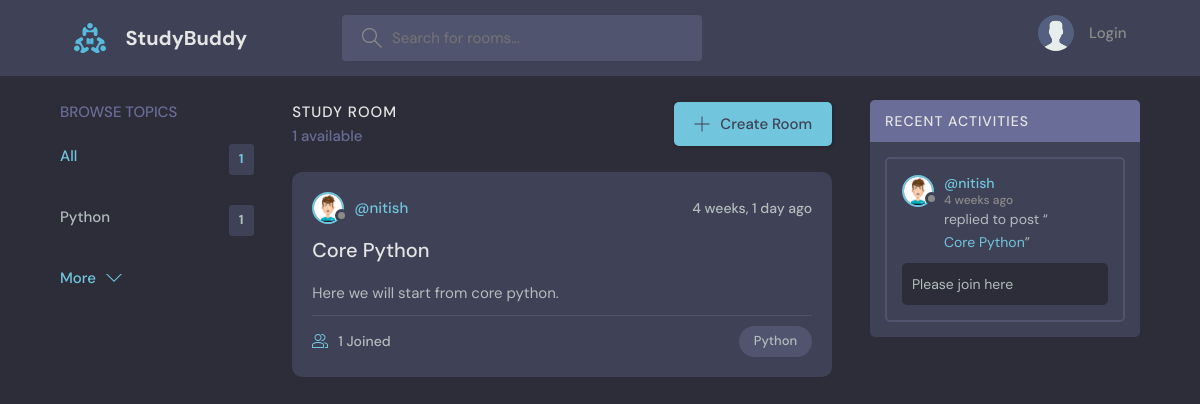
/, run on an earlier commit of the app's database.
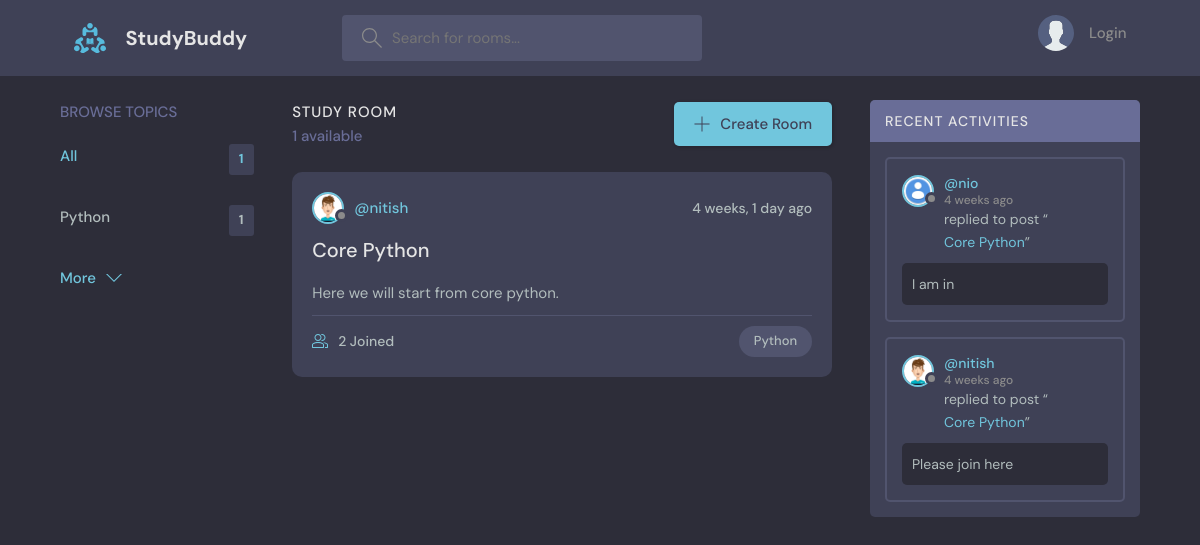
And on a later commit of the database.
### base/models.py (models this page shows, shortened)
class Topic(models.Model):
    name = models.CharField(max_length=200)

class Room(models.Model):
    host = models.ForeignKey(User, on_delete=models.SET_NULL, null=True)
    topic = models.ForeignKey(Topic, on_delete=models.SET_NULL, null=True)
    name = models.CharField(max_length=200)
    description = models.TextField(null=True, blank=True)
    participants = models.ManyToManyField(User, related_name='participants', blank=True) # many to many relationship
    updated = models.DateTimeField(auto_now=True)
    created = models.DateField(auto_now_add=True)
    class Meta:
        ordering = ['-updated', '-created'] # - means descending order
    def __str__(self):
        return self.name

class User(AbstractUser):
    name = models.CharField(max_length=255, null=True)
    email = models.EmailField(unique=True, null=True)
    bio = models.TextField(null=True)
    avatar = models.ImageField(null=True, default='dp.jpg')
    USERNAME_FIELD = 'email'
    REQUIRED_FIELDS = []

class Message(models.Model):
    user = models.ForeignKey(User, on_delete=models.CASCADE)
    room = models.ForeignKey(Room, on_delete=models.CASCADE)
    body = models.TextField()
    updated = models.DateTimeField(auto_now=True)
    created = models.DateTimeField(auto_now_add=True)
    class Meta:
        ordering = ['-updated', '-created'] # - means descending order

### base/views.py (the view)
# urls.py: path('', views.home, name='home'),
def home(request):
    print('------------- cb+ s (print user data) -------------')
    print(request.user)
    for key, value in request.session.items():
        print('{} => {}'.format(key, value))
    print('------------- cb+ e (print user data) ------------- ')
    all_topics_count = Topic.objects.all().count()
    print('---------------------- all_topics_count----------------------')
    print(all_topics_count)
    print('---------------------- all_topics_count----------------------')
    topics = Topic.objects.all()[0:5]
    q = request.GET.get('q') if request.GET.get('q') != None else ''
    rooms = Room.objects.filter(
        Q(topic__name__icontains = q) |
        Q(name__icontains = q) |
        Q(description__icontains = q)
    )
    room_count = rooms.count()
    room_messages = Message.objects.filter(Q(room__topic__name__icontains = q)) # parent of parent data fetch [Message table >> Room table >> Topic table]
    print('-----------')
    print(rooms)
    print('-----------')
    context = {'rooms':rooms, 'topics':topics, "all_topics_count":all_topics_count, 'room_count': room_count, 'room_messages':room_messages}
    return render(request, 'base/home.html', context)

### base/templates/base/home.html (shortened to what this page needs)
{% extends 'main.html' %}
{% block content %}
    <main class="layout layout--3">
      <div class="container">
        {% include 'base/topics_component.html' %}
        <div class="roomList">
          <div class="roomList__header">
            <div>
              <h2>Study Room</h2>
              <p>{{room_count}} available</p>
            </div>
            <a class="btn btn--main" href="{% url 'create-room' %}">
              <svg version="1.1" xmlns="http://www.w3.org/2000/svg" width="32" height="32" viewBox="0 0 32 32">
                <title>add</title>
                <path
                  d="M16.943 0.943h-1.885v14.115h-14.115v1.885h14.115v14.115h1.885v-14.115h14.115v-1.885h-14.115v-14.115z"
                ></path>
              </svg>
              Create Room
            </a>
          </div>
          {% include 'base/feed_component.html' %}
        </div>
        {% include 'base/activity_component.html' %}
      </div>
    </main>
  {% endblock content %}

### base/templates/base/topics_component.html
<div class="topics">
    <div class="topics__header">
      <h2>Browse Topics</h2>
    </div>
    <ul class="topics__list">
      <li>
        <a href="{% url 'home' %}" class="active">All <span>{{all_topics_count}}</span></a>
      </li>
      {% for topic in topics %}
      <li>
        <a href="{% url 'home'%}?q={{topic.name}}">{{topic.name}} <span>{{topic.room_set.all.count}}</span></a>
      </li>
      {% endfor %}
    </ul>
    <a class="btn btn--link" href="{% url 'topics' %}">
      More
      <svg version="1.1" xmlns="http://www.w3.org/2000/svg" width="32" height="32" viewBox="0 0 32 32">
        <title>chevron-down</title>
        <path d="M16 21l-13-13h-3l16 16 16-16h-3l-13 13z"></path>
      </svg>
    </a>
  </div>

### base/templates/base/feed_component.html (shortened to what this page needs)
{% load static %}
  {% for room in rooms %}
    <div class="roomListRoom">
      <div class="roomListRoom__header">
        <a href="{% url 'profile' room.host.id %}" class="roomListRoom__author">
          <div class="avatar avatar--small">
            <img src="{{room.host.avatar.url}}" />
          </div>
          <span>@{{room.host.username}}</span>
        </a>
        <div class="roomListRoom__actions">
          <span>{{room.created|timesince}} ago</span>
        </div>
      </div>
      <div class="roomListRoom__content">
        <a href="{% url 'room' room.id %}">{{ room.name }}</a>
        <p>
          {{room.description}}
        </p>
      </div>
      <div class="roomListRoom__meta">
        <a href="room.html" class="roomListRoom__joined">
          {{room.message_set.all.count}} Joined
        </a>
        <p class="roomListRoom__topic">{{room.topic.name}}</p>
      </div>
    </div>
  {% endfor %}

### base/templates/base/activity_component.html (shortened to what this page needs)
{% load static %}
  <div class="activities">
    <div class="activities__header">
      <h2>Recent Activities</h2>
    </div>
    {% for room_message in room_messages %}
      <div class="activities__box">
        <div class="activities__boxHeader roomListRoom__header">
          <a href="{% url 'profile' room_message.user.id %}" class="roomListRoom__author">
            <div class="avatar avatar--small">
              <img src="{{room_message.user.avatar.url}}" />
            </div>
            <p>
              @{{room_message.user.username}}
              <span>{{room_message.created|timesince}} ago</span>
            </p>
          </a>
        </div>
        <div class="activities__boxContent">
          <p>replied to post “<a href="{% url 'room' room_message.room.id %}">{{room_message.room.name}}</a>”</p>
          <div class="activities__boxRoomContent">
            {{room_message.body}}
          </div>
        </div>
      </div>
    {% endfor %}
  </div>

What changed in the data, as far as the page shows it:
computed for Room "Core Python": message_set.all.count "1" → "2"
added Message: user.avatar (picture), user.username "nio", created "4 weeks", room.name "Core Python", body "I am in"
